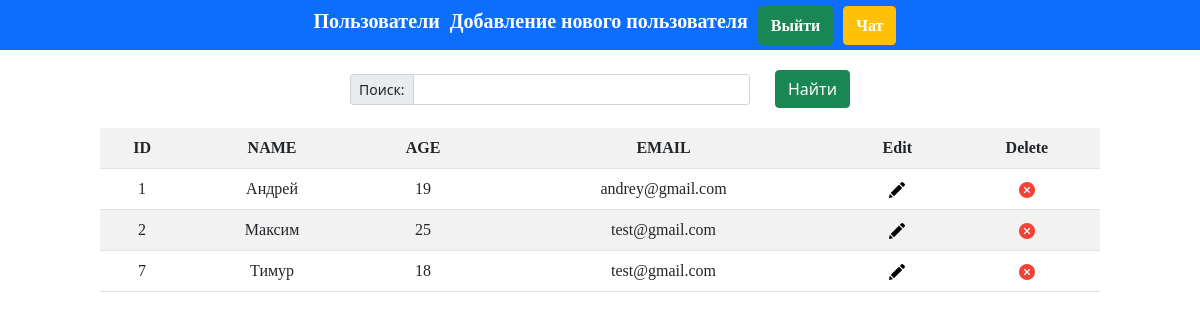
Screenshot of /index.php (signed in) with the database file from the repository.
### tables this page shows
CREATE TABLE `users` (
  `id` int NOT NULL,
  `name` text NOT NULL,
  `age` int NOT NULL,
  `email` text NOT NULL
);

### classes/classUsers.php (called while the page is built, shortened)
<?php
class Users extends Connection {
    public $link;
    public $query = "SELECT * FROM users";
    function connect() {
        $this->link = mysqli_connect($this->host, $this->user, $this->password, $this->database)
        or die("Ошибка " . mysqli_error($this->link));
    }
    function requestAllUsers() {
        $this->resultUsers = mysqli_query($this->link, $this->query) or die("Ошибка " . mysqli_error($this->link));
    }
}
?>

### index.php (the view, shortened to what this page needs)
<?php
require_once "./classes/classUsers.php";
?>
<!DOCTYPE html>
<html>
<head>
    <link href="https://cdn.jsdelivr.net/npm/bootstrap@5.0.1/dist/css/bootstrap.min.css" rel="stylesheet">
    <link rel="stylesheet" href="./css/style.css">
    <link rel="stylesheet" href="./css/edit.css">
    <link rel="stylesheet" href="./css/search.css">
</head>
<body>
<div class="header">
    <ul>
        <li><a href="index.php">Пользователи</a></li>
        <li><a href="add.php">Добавление нового пользователя</a></li>
        <li><button type="button" class="btn btn-success"><a href="exit.php">Выйти</a></button></li>
        <li><button type="button" class="btn btn-warning"><a href="chat/chat.php">Чат</a></button></li>
    </ul>
</div>
<main>
    <form action="index.php" class="search-form" method="post">
        <div class="input-group input-group-sm search-input">
            <span class="input-group-text" id="inputGroup-sizing-sm">Поиск:</span>
            <input type="text" name="search" class="form-control" aria-label="Sizing example input" aria-describedby="inputGroup-sizing-sm">
        </div>
        <button type="submit" class="btn btn-success" name="submit">Найти</button>
    </form>
    <?php
    $users = new Users();
    ?>
    <?php
    $users->connect();
    $users->requestAllUsers();
    if($users->resultUsers) {
        $rows = mysqli_num_rows($users->resultUsers);
        if($rows > 0) {
            echo "<table class='table table-striped table-limiter'><tr><td class='bold'>ID</td><td class='bold'>NAME</td><td class='bold'>AGE</td><td class='bold'>EMAIL</td><td class='bold'>Edit</td><td class='bold'>Delete</td></tr>";
            for($i = 0; $i < $rows; $i++) {
                $row = mysqli_fetch_row($users->resultUsers);
                echo "<tr class='row-item'>";
                for($j = 0; $j < 4; ++$j) echo "<td>$row[$j]</td>";
                echo "<td class='parent-edit'><img class='edit-item' src='./icons/draw.png' alt='draw'></td>";
                echo "<td class='parent-delete'><img class='delete-item' src='./icons/remove.png' alt='remove'></td>";
                echo "</tr>";
            }
            echo "</table>";
        } else {
            echo "<p class=\"h4\">Пользователей нет</p>";
        }
    }
    ?>
</main>
</body>
</html>

### css/style.css (style rules this page uses)
body { margin: 0; padding: 0; }
.header { display: flex; justify-content: center; align-items: center; width: 100%; height: 50px; background: #0d6efd; }
.header ul { display: flex; list-style: none; margin: 0; padding: 0; font-size: 20px; }
ul li { margin-left: 10px; }
li a { text-decoration: none; color: #ffffff; font-family: Roboto; font-weight: bold; }
main { width: 100%; display: flex; flex-direction: column; align-items: center; }
.table-limiter { border-collapse: none; text-indent: initial; border-spacing: 0px; margin-top: 20px; width: 1000px; }
.bold { font-weight: bold; }
td { font-family: Roboto sans-serif; text-align: center; }
.edit-item { cursor: pointer; }
.delete-item { cursor: pointer; }

### css/search.css (style rules this page uses)
.search-form { margin-top: 20px; width: 500px; display: flex; justify-content: space-between; align-items: center; }
.search-input { width: 80%; }

### rows the page displays
users: id "1", name "Андрей", age "19", email "andrey@gmail.com"
users: id "2", name "Максим", age "25", email "test@gmail.com"
users: id "7", name "Тимур", age "18", email "test@gmail.com"
